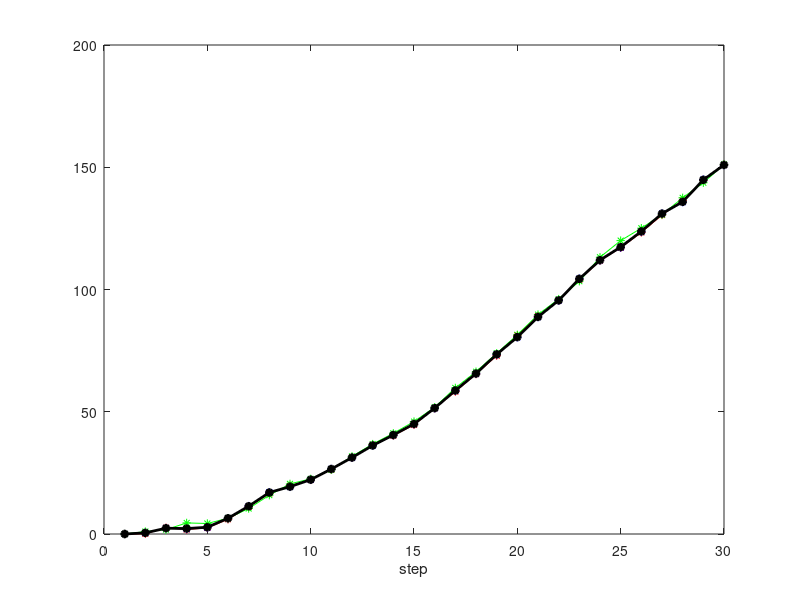

Source code (MATLAB): (Note: this script raises an error after producing the figure.)
close all
clear
clc
%% CV 模型+高斯噪声 kalman滤波

% 时间步长
dt = 1;

% 状态转移矩阵
A = [1, dt; 0, 1]; % 

% 观测矩阵
H = [1, 0]; % 位置可观测，速度不可观测

% 过程噪声协方差
Q = [1, 0; 0, 3];

% 观测噪声协方差
R = 1;

t = 0: dt: 100; % 时间点
v = 5; % 目标真实的速度
x_real = v * t; % 目标真实的位置
x_ob = x_real + randn(size(t)) * sqrt(R); % 目标观测的位置

% 初始状态估计
x_est = [0; 0]; % [位置； 速度]

% 初始误差协方差
P = eye(2);

% 数据（用您的观测数据替换这里的数据）
observations = [1.2, 2.3, 3.4, 4.5, 5.5]; % 示例观测数据
res = zeros(size(observations, 2), 2);
i = 1;
% 卡尔曼滤波
% for z = observations
%     % 预测
%     x_pred = A * x_est;
%     P_pred = A * P * A' + Q;
% 
%     % 更新
%     K = P_pred * H' * inv(H*P_pred*H'+R);
%     x_est = x_pred + K * (z - H * x_pred);
%     P = (eye(2) - K * H) * P_pred;
% 
%     % 打印或存储结果
%     disp(x_est);
%     res(i,:) = x_est;
%     i = i + 1;
% end
for z = x_ob
    % 预测
    x_pred = A * x_est;
    P_pred = A * P * A' + Q;

    % 更新
    K = P_pred * H' * inv(H*P_pred*H'+R);
    x_est = x_pred + K * (z - H * x_pred);
    P = (eye(2) - K * H) * P_pred;

    % 打印或存储结果
    disp(x_est);
    res(i,:) = x_est;
    i = i + 1;
end
figure
plot(res(:, 1));

%% 自己照着chatGPT 的提示写的



%%
Q = [1, 0; 0, 1];       %过程误差，Q矩阵
R = [0.1, 0; 0, 0.1];   %观测误差，R矩阵
A = [1, 1; 0, 1];       %A矩阵
H = [1, 0; 0, 1];       %H矩阵
I = [1, 0; 0, 1];       %单位矩阵
epoch = 30;
P = [1, 0; 0, 1];
X = ones(epoch, 2);     %生成位置和速度矩阵
X(1, :) = [0, 1];       %初始的实际位置和速度（从位置0开始，假定以匀速1运动）
Xa = ones(epoch, 2);    %用a表示头上的小帽子，后验
Xa(1, :) = [0, 1];
Xa_ = ones(epoch, 2);   %先验
Xa_(1, :) = [0, 1];     %初始化先验
Z = ones(epoch, 2);     %测量的位置和速度
Z(1, :) = [0, 1];       %初始测量的位置和速度
for k = 2:epoch
    %更新误差
    w1 = normrnd(0, sqrt(Q(1, 1))); %位置过程误差
    w2 = normrnd(0, sqrt(Q(2, 2))); %速度过程误差
    W = [w1, w2];
    v1 = normrnd(0, sqrt(R(1, 1))); %观测位置过程误差
    v2 = normrnd(0, sqrt(R(2, 2))); %观测速度过程误差
    V = [v1, v2];
    %更新实际位置、实际速度
    X(k, :) = (A * X(k-1, :)' + W')';
    %更新测量位置、测量速度
    Z(k, :) = (H * X(k, :)' + V')';
    %预测
    P_ = A * P * A' + Q;
    Xa_(k, :) = (A * Xa(k-1, :)')'; %先验
    %校正
    K = P_ * H' * inv((H * P_)*H'+R);
    P = (I - K * H) * P_;
    Xa(k, :) = (Xa_(k, :)' + K * (Z(k, :)' - H * Xa_(k, :)'))';
end
%通过以下三个值比较平均绝对误差。mae_Xa 小于mae_Xa_和mae_Z，说明融合有效
mae_Xa = sum(abs(Xa(:, 1)-X(:, 1)));
mae_Xa_ = sum(abs(Xa_(:, 1)-X(:, 1)));
mae_Z = sum(abs(Z(:, 1)-X(:, 1)));
plot(1:epoch, X(:, 1), 'r*-', 1:epoch, Z(:, 1), '-b*', 1:epoch, Xa_(:, 1), '-g*', 1:epoch, Xa(:, 1), '-k*', 'LineWidth', 2)

hold on
xlabel step
ylabel 位置
legend('实际位置', '测量位置', '先验估计位置', '后验估计位置')


%%
clc
clear
close


x = 5.3;
y = 3.6;
initialState = [x;0;y;0];
KF = trackingKF('MotionModel','2D Constant Velocity','State',initialState);
vx = 0.2;
vy = 0.1;
T  = 0.5;
pos = [0:vx*T:2;
       5:vy*T:6]';
for k = 1:size(pos,1)
    pstates(k,:) = predict(KF,T);
    cstates(k,:) = correct(KF,pos(k,:));
end
plot(pos(:,1),pos(:,2),"k.",pstates(:,1),pstates(:,3),"+", ...
    cstates(:,1),cstates(:,3),"o")
xlabel("x [m]")
ylabel("y [m]")
grid
xt  = [x-2, pos(1,1)+0.1, pos(end,1)+0.1];
yt = [y, pos(1,2), pos(end,2)];
text(xt,yt,["First measurement","First position","Last position"])
legend("Object position","Predicted position","Corrected position")
